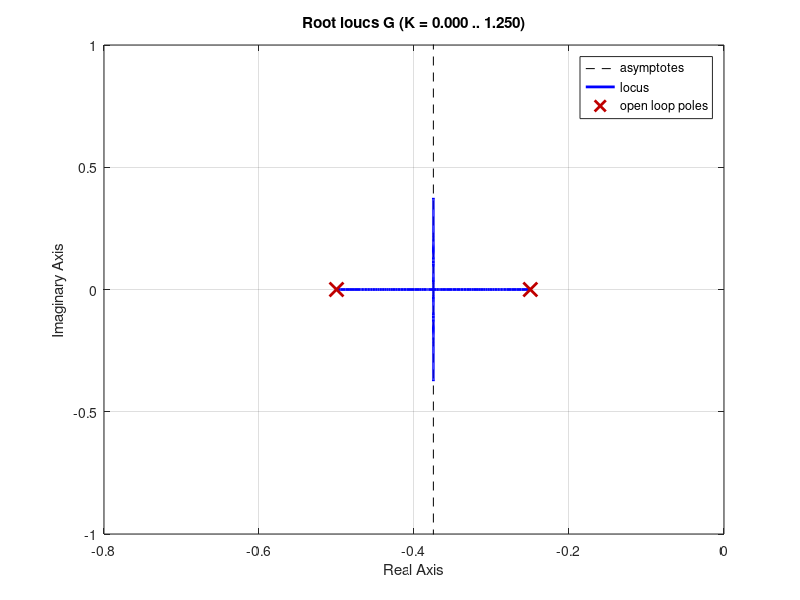

MATLAB code to generate this figure: (Note: this script raises an error after producing the figure.)
%% Ch.4 — Example 4.7 in code
% Process Dynamics and Control, SeoulTech — slide 36
% https://seoultechpse.github.io/ProCon/ch4/ch4_stability.html#/35
% Requires: Control System Toolbox

clear; close all; clc

G = tf(1, conv([2 1],[4 1]));
rlocus(G); axis([-0.8 0 -1 1]); sgrid(0.7, 0:0.2:1)
zeta = 0.7;
Kc = 9/(8*zeta^2) - 1                 % exact: 1.296  (rlocfind click: ~1.23)
pole(feedback(Kc*G,1))
stepinfo(feedback(Kc*G,1))
